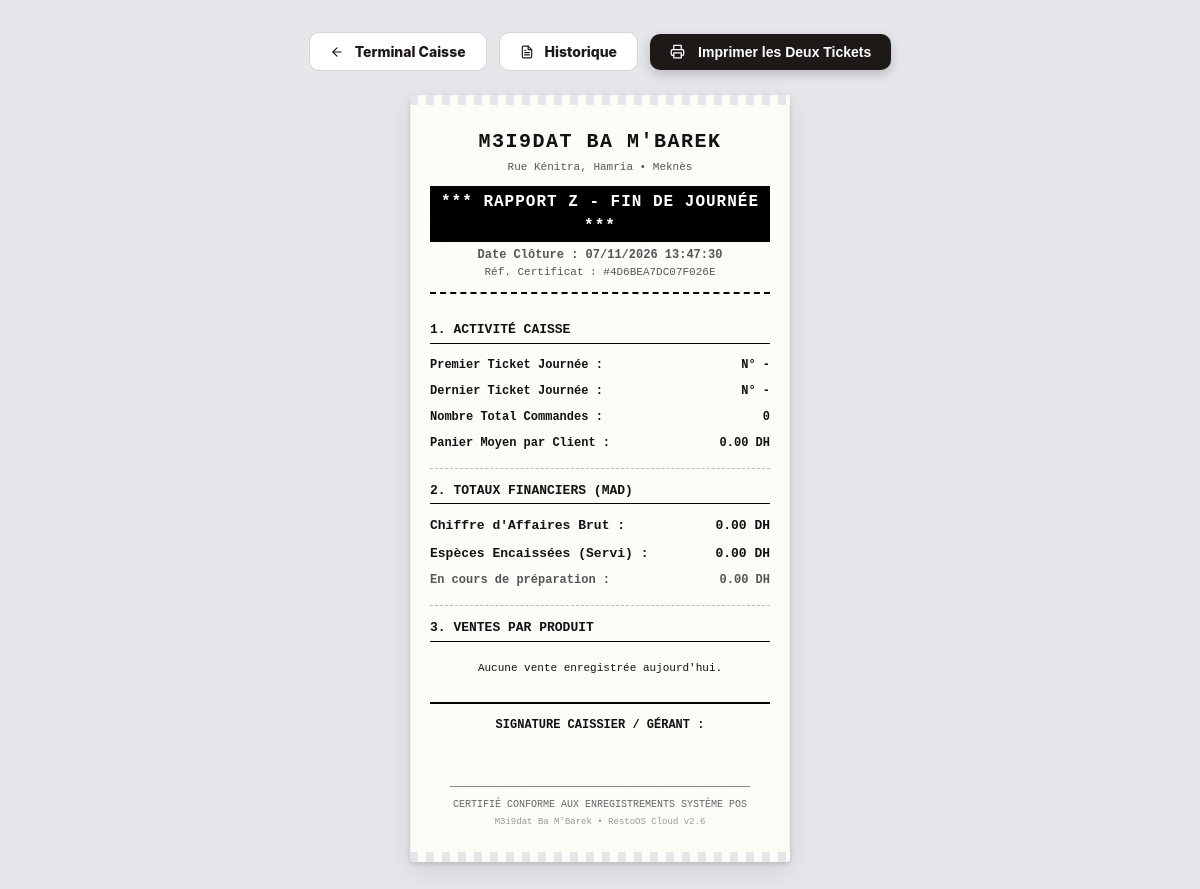
Screenshot of /tickets.php?report=z (signed in) with the database file from the repository.
### tables this page shows
CREATE TABLE IF NOT EXISTS restaurants (
    id_restaurant INT AUTO_INCREMENT PRIMARY KEY,
    nom VARCHAR(100) NOT NULL,
    slug VARCHAR(50) NOT NULL UNIQUE,
    proprietaire VARCHAR(100) NULL,
    email VARCHAR(100) NULL,
    ville VARCHAR(50) DEFAULT 'Meknès',
    telephone VARCHAR(20) NULL,
    adresse VARCHAR(255) NULL,
    logo_url VARCHAR(255) NULL,
    devise VARCHAR(10) DEFAULT 'DH',
    plan ENUM('BASIC', 'PRO', 'PREMIUM') NOT NULL DEFAULT 'PRO',
    date_expiration DATE NULL,
    statut ENUM('ACTIF', 'SUSPENDU', 'ESSAI') NOT NULL DEFAULT 'ACTIF',
    date_creation DATETIME DEFAULT CURRENT_TIMESTAMP
);

### config/tenant.php (called while the page is built, shortened)
<?php
function resolveTenant(?PDO $pdo): array
{
    $tenant = null;
    $host = strtolower(trim($_SERVER['HTTP_HOST'] ?? ''));
    $hostWithoutPort = explode(':', $host)[0];
    $parts = explode('.', $hostWithoutPort);
    if (!$tenant) {
        $paramTenant = trim((string)($_GET['r'] ?? $_GET['tenant'] ?? $_GET['restaurant'] ?? $_GET['slug'] ?? ''));
    }
    if (!$tenant && !empty($_SESSION['restaurant_id']) && is_numeric($_SESSION['restaurant_id'])) {
        try {
            $stmt = $pdo->prepare("SELECT * FROM restaurants WHERE id_restaurant = ? LIMIT 1");
            $stmt->execute([(int)$_SESSION['restaurant_id']]);
            $tenant = $stmt->fetch(PDO::FETCH_ASSOC) ?: null;
        } catch (Throwable $e) {}
    }
    return $tenant;
}

### tickets.php (the view, shortened to what this page needs)
<?php
$pdo = require_once __DIR__ . '/config/db.php';
require_once __DIR__ . '/config/tenant.php';
$restaurant = resolveTenant($pdo);
$idRestaurant = (int)($restaurant['id_restaurant'] ?? 1);
$isZReport = (isset($_GET['report']) && strtolower($_GET['report']) === 'z');
if ($isZReport) {
    $dateJour = $_GET['date'] ?? date('Y-m-d');
    $stmtStats = $pdo->prepare(
        "SELECT
            COUNT(id_commande) AS total_tickets,
            COALESCE(SUM(montant_total), 0) AS ca_total,
            COALESCE(SUM(CASE WHEN statut = 'SERVIE' THEN montant_total ELSE 0 END), 0) AS ca_encaisse,
            COALESCE(SUM(CASE WHEN statut = 'EN_PREPARATION' THEN montant_total ELSE 0 END), 0) AS ca_en_cours,
            MIN(numero_commande) AS premier_ticket,
            MAX(numero_commande) AS dernier_ticket
         FROM commandes
         WHERE id_restaurant = :rid AND DATE(date_commande) = :date"
    );
    $stmtStats->execute([':rid' => $idRestaurant, ':date' => $dateJour]);
    $zStats = $stmtStats->fetch() ?: [];
    $stmtProducts = $pdo->prepare(
        "SELECT s.nom, SUM(d.quantite) AS qte_vendue, SUM(d.prix_unitaire * d.quantite) AS ca_produit
         FROM details_commande d
         JOIN sandwichs s ON d.id_sandwich = s.id_sandwich
         JOIN commandes c ON d.id_commande = c.id_commande
         WHERE c.id_restaurant = :rid AND DATE(c.date_commande) = :date
         GROUP BY s.id_sandwich
         ORDER BY qte_vendue DESC, ca_produit DESC"
    );
    $stmtProducts->execute([':rid' => $idRestaurant, ':date' => $dateJour]);
    $zProducts = $stmtProducts->fetchAll();
    $zTotalTickets = (int)($zStats['total_tickets'] ?? 0);
    $zCaTotal      = (float)($zStats['ca_total'] ?? 0.0);
    $zCaEncaisse   = (float)($zStats['ca_encaisse'] ?? 0.0);
    $zPanierMoyen  = $zTotalTickets > 0 ? round($zCaTotal / $zTotalTickets, 2) : 0.0;
    $zHash         = strtoupper(substr(hash('sha256', $dateJour . $zCaTotal . $zTotalTickets . $restaurant['nom']), 0, 16));
    $dateFmt  = date('d/m/Y', strtotime($dateJour));
    $heureFmt = date('H:i:s');
}
?>
<!DOCTYPE html>
<html lang="fr">
<head>
</head>
<body>
    <div class="action-bar">
        <a href="index.php" class="btn-action btn-back">
            <svg width="14" height="14" viewBox="0 0 24 24" fill="none" stroke="currentColor" stroke-width="2" stroke-linecap="round" stroke-linejoin="round" style="vertical-align:middle; margin-right:4px;"><line x1="19" y1="12" x2="5" y2="12"/><polyline points="12 19 5 12 12 5"/></svg>Terminal Caisse
        </a>
        <a href="commandes.php" class="btn-action btn-back">
            Historique
        </a>
        <button onclick="window.print()" class="btn-action btn-print">
            Imprimer les Deux Tickets
        </button>
    </div>
    <?php if ($isZReport): ?>
        <div class="dual-tickets-wrapper" id="printableTicketsContainer" style="justify-content:center;">
            <div class="thermal-ticket" style="max-width:380px; width:100%;">
                <div class="ticket-serrated-top"></div>
                <div class="ticket-inner">
                    <div class="ticket-header" style="border-bottom:2px dashed #000; padding-bottom:12px;">
                        <div class="ticket-brand" style="font-size:20px;"><?= htmlspecialchars($restaurant['nom'] ?? "RestoOS") ?></div>
                        <div class="ticket-tagline" style="font-size:11px;"><?= htmlspecialchars(($restaurant['adresse'] ? $restaurant['adresse'] . ' • ' : '') . ($restaurant['ville'] ?? 'Maroc')) ?></div>
                        <div style="margin:10px 0 4px; font-size:16px; font-weight:900; background:#000; color:#fff; padding:4px 6px; letter-spacing:1px;">
                            *** RAPPORT Z - FIN DE JOURNÉE ***
                        </div>
                        <div class="ticket-meta-row" style="font-size:12px; font-weight:bold;">Date Clôture : <?= $dateFmt ?> <?= $heureFmt ?></div>
                        <div class="ticket-meta-row" style="font-size:11px;">Réf. Certificat : #<?= $zHash ?></div>
                    </div>
                    <div class="ticket-body" style="padding-top:12px;">
                        <div style="font-size:13px; font-weight:900; text-transform:uppercase; margin-bottom:8px; border-bottom:1px solid #000; padding-bottom:3px;">
                            1. Activité Caisse
                        </div>
                        <div class="ticket-item-row" style="font-size:12px;">
                            <span>Premier Ticket Journée :</span>
                            <strong>N° <?= htmlspecialchars((string)($zStats['premier_ticket'] ?? '-')) ?></strong>
                        </div>
                        <div class="ticket-item-row" style="font-size:12px;">
                            <span>Dernier Ticket Journée :</span>
                            <strong>N° <?= htmlspecialchars((string)($zStats['dernier_ticket'] ?? '-')) ?></strong>
                        </div>
                        <div class="ticket-item-row" style="font-size:12px;">
                            <span>Nombre Total Commandes :</span>
                            <strong><?= $zTotalTickets ?></strong>
                        </div>
                        <div class="ticket-item-row" style="font-size:12px;">
                            <span>Panier Moyen par Client :</span>
                            <strong><?= number_format((float)$zPanierMoyen, 2) ?> DH</strong>
                        </div>
                        <hr class="ticket-separator" style="margin:12px 0;">
                        <div style="font-size:13px; font-weight:900; text-transform:uppercase; margin-bottom:8px; border-bottom:1px solid #000; padding-bottom:3px;">
                            2. Totaux Financiers (MAD)
                        </div>
                        <div class="ticket-item-row" style="font-size:13px;">
                            <span>Chiffre d'Affaires Brut :</span>
                            <span style="font-weight:900;"><?= number_format((float)$zCaTotal, 2) ?> DH</span>
                        </div>
                        <div class="ticket-item-row" style="font-size:13px;">
                            <span>Espèces Encaissées (Servi) :</span>
                            <span style="font-weight:900;"><?= number_format((float)$zCaEncaisse, 2) ?> DH</span>
                        </div>
                        <div class="ticket-item-row" style="font-size:12px; color:#555;">
                            <span>En cours de préparation :</span>
                            <span><?= number_format((float)($zStats['ca_en_cours'] ?? 0), 2) ?> DH</span>
                        </div>
                        <hr class="ticket-separator" style="margin:12px 0;">
                        <div style="font-size:13px; font-weight:900; text-transform:uppercase; margin-bottom:8px; border-bottom:1px solid #000; padding-bottom:3px;">
                            3. Ventes par Produit
                        </div>
                        <?php if (empty($zProducts)): ?>
                            <div style="font-size:11px; text-align:center; padding:10px 0;">Aucune vente enregistrée aujourd'hui.</div>
                        <?php endif; ?>
                    </div>
                    <hr class="ticket-separator" style="margin:16px 0 12px; border-top:2px solid #000;">
                    <div style="text-align:center; margin-top:10px; font-size:11px;">
                        <div style="font-weight:900; font-size:12px; text-transform:uppercase;">Signature Caissier / Gérant :</div>
                        <div style="height:45px; border-bottom:1px solid #888; margin:8px 20px 10px;"></div>
                        <div style="font-size:10px; color:#666;">CERTIFIÉ CONFORME AUX ENREGISTREMENTS SYSTÈME POS</div>
                        <div style="font-size:9px; color:#999; margin-top:4px;"><?= htmlspecialchars($restaurant['nom'] ?? 'RestoOS') ?> • RestoOS Cloud v2.6</div>
                    </div>
                </div>
                <div class="ticket-serrated-bottom"></div>
            </div>
        </div>
    <?php endif; ?>
</body>
</html>

### tickets.php (style rules this page uses)
* { box-sizing: border-box; margin: 0; padding: 0; }
body { font-family: -apple-system, BlinkMacSystemFont, "Segoe UI", Roboto, Arial, sans-serif; background: #e5e7eb; min-height: 100vh; padding: 32px 20px 60px; display: flex; flex-direction: column; align-items: center; gap: 24px; }
.action-bar { display: flex; gap: 12px; align-items: center; flex-wrap: wrap; justify-content: center; }
.btn-action { display: inline-flex; align-items: center; gap: 7px; padding: 10px 20px; border-radius: 10px; font-size: 14px; font-weight: 800; cursor: pointer; text-decoration: none; border: none; transition: all 0.15s; }
.btn-back { background: #fff; color: #1c1917; border: 1.5px solid #d6d3d1; }
.btn-print { background: #1c1917; color: #fff; box-shadow: 0 4px 12px rgba(0,0,0,0.2); }
.dual-tickets-wrapper { display: flex; gap: 28px; justify-content: center; flex-wrap: wrap; }
.thermal-ticket { background: #FDFDF8; width: 300px; padding: 0; border-radius: 4px; font-family: 'Courier New', Courier, monospace; font-size: 12.5px; line-height: 1.5; color: #111; position: relative; box-shadow: 0 2px 4px rgba(0,0,0,0.12), 0 8px 24px rgba(0,0,0,0.1), inset 0 0 0 1px rgba(0,0,0,0.04); overflow: hidden; }
.thermal-ticket::after { content: ''; position: absolute; inset: 0; pointer-events: none; z-index: 0; }
.ticket-inner { position: relative; z-index: 1; padding: 22px 20px; }
.ticket-serrated-top { height: 10px; background: repeating-linear-gradient( 90deg, #e5e7eb 0px, #e5e7eb 8px, #FDFDF8 8px, #FDFDF8 16px ); }
.ticket-serrated-bottom { height: 10px; background: repeating-linear-gradient( 90deg, #e5e7eb 0px, #e5e7eb 8px, #FDFDF8 8px, #FDFDF8 16px ); }
.ticket-header { text-align: center; padding-bottom: 12px; border-bottom: 1.5px dashed #bbb; margin-bottom: 14px; }
.ticket-brand { font-size: 16px; font-weight: 900; letter-spacing: 1.5px; text-transform: uppercase; }
.ticket-tagline { font-size: 11px; color: #555; margin-top: 2px; }
.ticket-meta-row { font-size: 11px; color: #555; }
.ticket-body { margin-bottom: 12px; }
.ticket-item-row { display: flex; justify-content: space-between; align-items: baseline; font-weight: 700; font-size: 13px; padding: 4px 0; }
.ticket-separator { border: none; border-top: 1.5px dashed #bbb; margin: 12px 0; }

### rows the page displays
restaurants: nom "M3I9DAT BA M'BAREK", adresse+ville "Rue Kénitra, Hamria • Meknès", nom "M3i9dat Ba M'Barek"

### other values shown
$dateFmt "07/11/2026"
$heureFmt "13:47:30"
$zHash "4D6BEA7DC07F026E"
$zStats['premier_ticket'] "-"
$zStats['dernier_ticket'] "-"
$zTotalTickets "0"
$zPanierMoyen "0.00"
$zCaTotal "0.00"
$zCaEncaisse "0.00"
$zStats['ca_en_cours'] "0.00"
